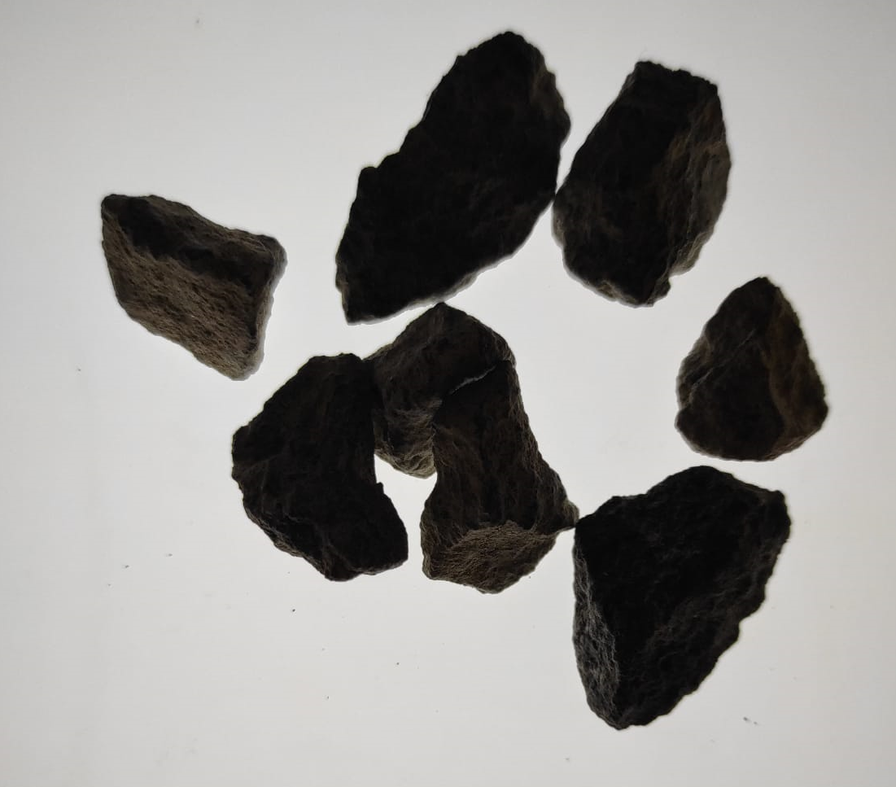
#> input picture grava.png, 896 x 787 px, shrunk from 1101 x 967 before the run
$ python dtW.py   (older library calls are emulated)
#> lines starting #> are read from the running program, lines starting #| are printed output that depends on the picture; after the words box and inside, x2 and y2 are one past the last pixel; in counts of white or black regions, pixels touching at a corner belong together
import cv2
import numpy as np

imagen = cv2.imread("grava.png")
#> imagen is the input picture: shape (787, 896, 3); mean B, G, R 145.9, 148.2, 149.7
imagen[np.all(imagen == 255, axis=2)]=0
#imagen = cv2.cvtColor(imagen, cv2.COLOR_BGR2GRAY)

kernel = np.array ([[1, 1, 1], [1, -8, 1], [1, 1, 1]], dtype = np.float32)

imgLaplacian = cv2.filter2D (imagen, cv2.CV_32F, kernel)
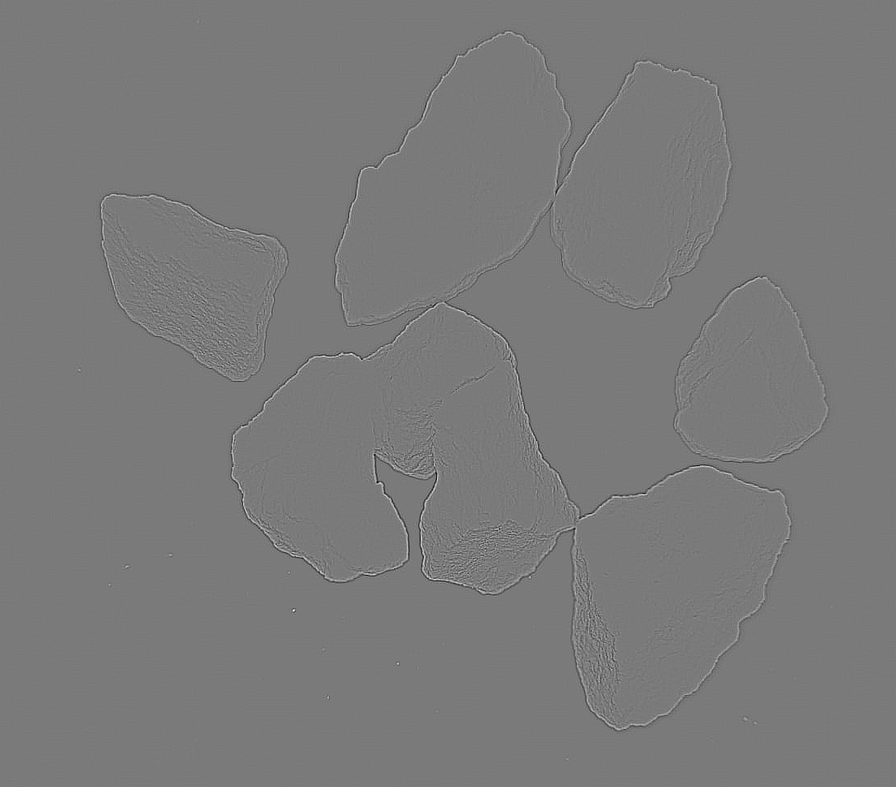
#> imgLaplacian: shape (787, 896, 3) float32; mean B, G, R 0, 0, 0; drawn with min black and max white
agudo = np.float32 (imagen)
imgResult = agudo - imgLaplacian
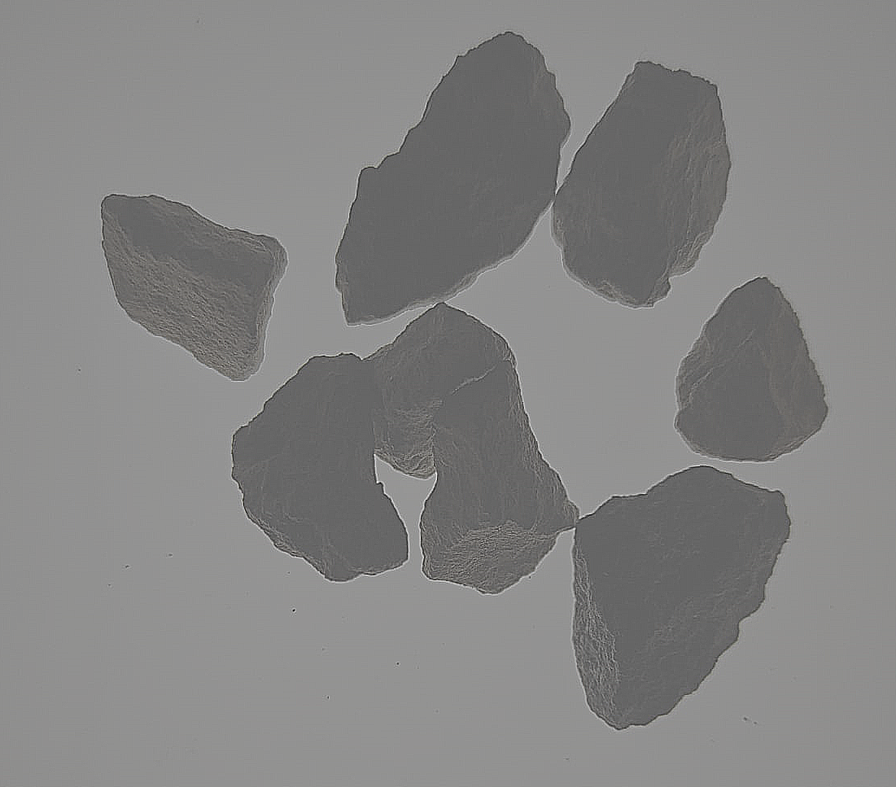
#> imgResult: shape (787, 896, 3) float32; mean B, G, R 145.9, 148.3, 149.7; drawn with min black and max white
# convertir de nuevo a escala de grises de 8 bits
imgResult = np.clip (imgResult, 0, 255)
imgResult = imgResult.astype ( 'uint8' )
imgLaplacian = np.clip (imgLaplacian, 0, 255)
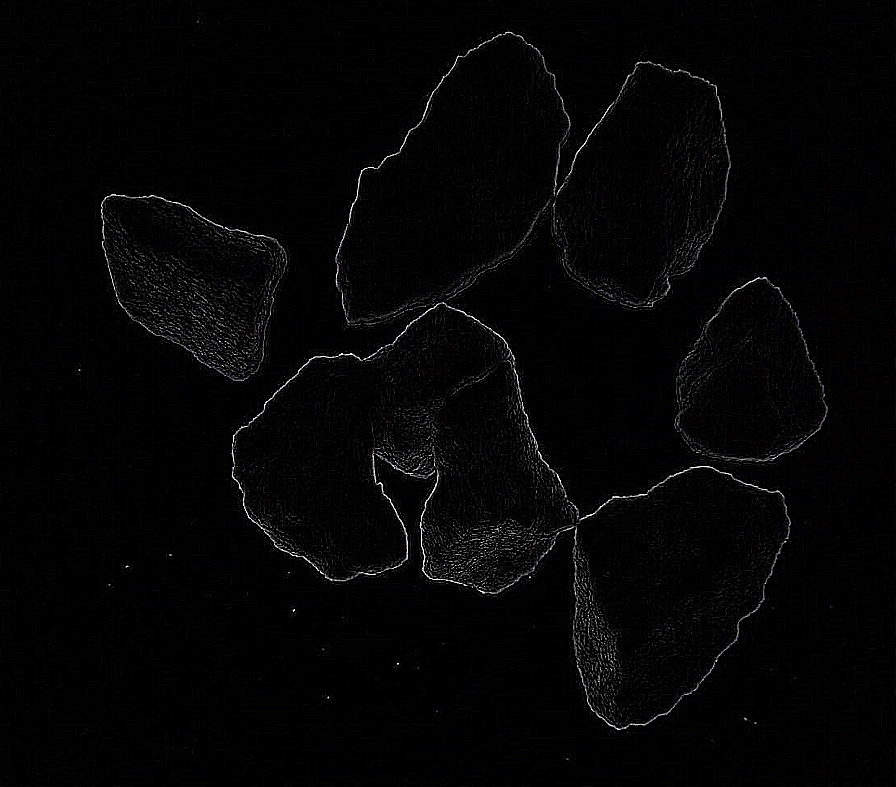
#> imgLaplacian: shape (787, 896, 3) float32; mean B, G, R 4.2, 4.1, 4.1
imgLaplacian = np.uint8 (imgLaplacian)

bw = cv2.cvtColor(imgResult, cv2.COLOR_BGR2GRAY)
_, bw = cv2.threshold (bw, 40, 255, cv2.THRESH_BINARY | cv2.THRESH_OTSU)
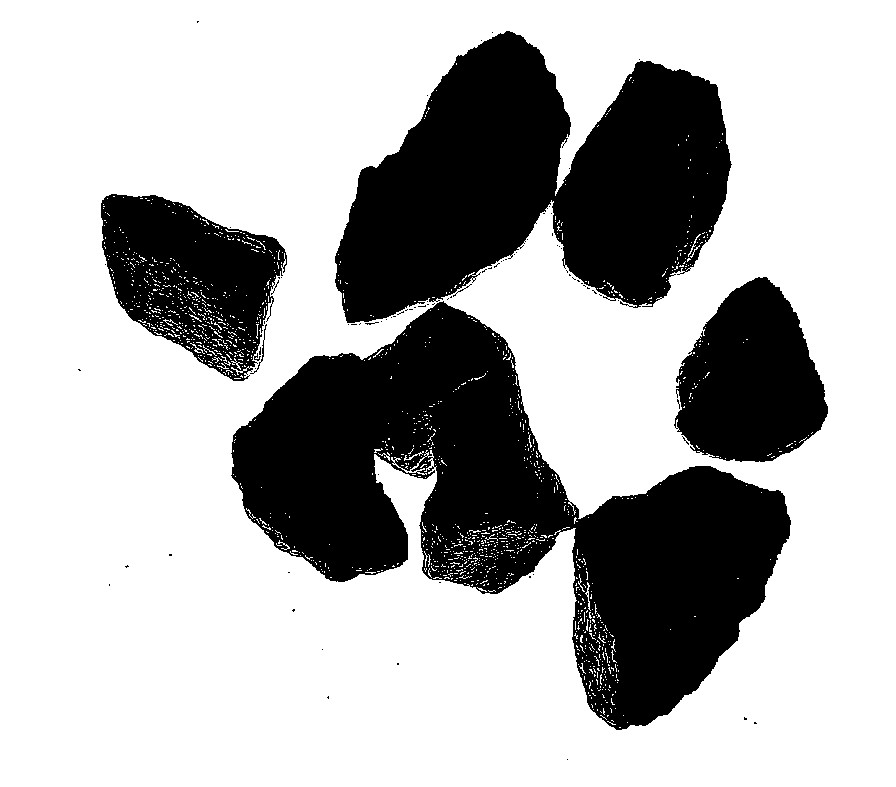
#> bw: shape (787, 896); 69.8% white; 82 black regions (76 under 20 px), largest, box (x1, y1, x2, y2) and area: (231, 301, 791, 730) 100990, (335, 31, 732, 323) 70922, (101, 194, 287, 381) 20602, (674, 277, 828, 462) 19850, (250, 324, 267, 374) 71, (453, 284, 472, 297) 24

dist = cv2.distanceTransform(bw, cv2.DIST_L2, 3)
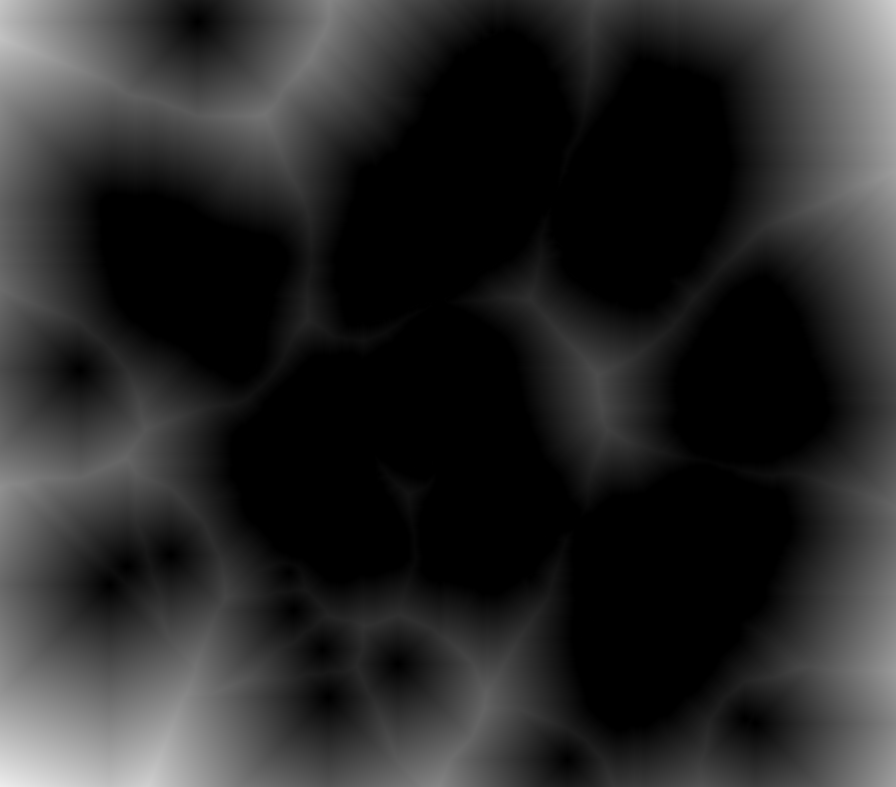
#> dist: shape (787, 896) float32; min 0, max 237.1, mean 40.8
cv2.normalize(dist, dist, 0, 1.0, cv2.NORM_MINMAX)

_, dist = cv2.threshold(dist, 0.4, 1.0, cv2.THRESH_BINARY)
#> dist: shape (787, 896) float32; values 0 (black) and 1 (white), 13.8% white; 7 white regions (1 under 20 px), largest, box (x1, y1, x2, y2) and area: (0, 419, 302, 787) 39116, (753, 0, 896, 313) 20027, (0, 0, 139, 320) 15191, (828, 486, 896, 787) 11214, (211, 0, 381, 139) 8223, (355, 692, 490, 787) 3809
# Dilatar un poco la imagen dist
kernel1 = np.ones((3,3), dtype = np.uint8)
dist = cv2.dilate(dist, kernel1)
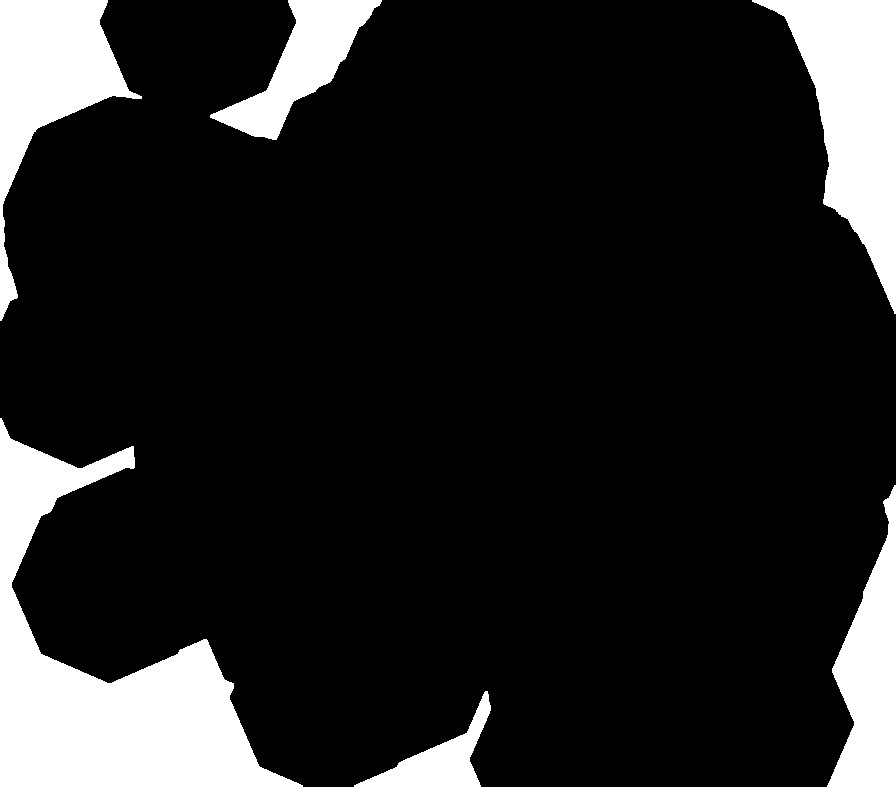
#> dist: shape (787, 896) float32; values 0 (black) and 1 (white), 14.3% white; 6 white regions, box (x1, y1, x2, y2) and area: (0, 418, 303, 787) 40183, (752, 0, 896, 314) 20497, (0, 0, 142, 321) 15749, (827, 485, 896, 787) 11642, (210, 0, 382, 140) 8768, (354, 691, 491, 787) 4169

imagen = cv2.imwrite("grava1.png", dist)
